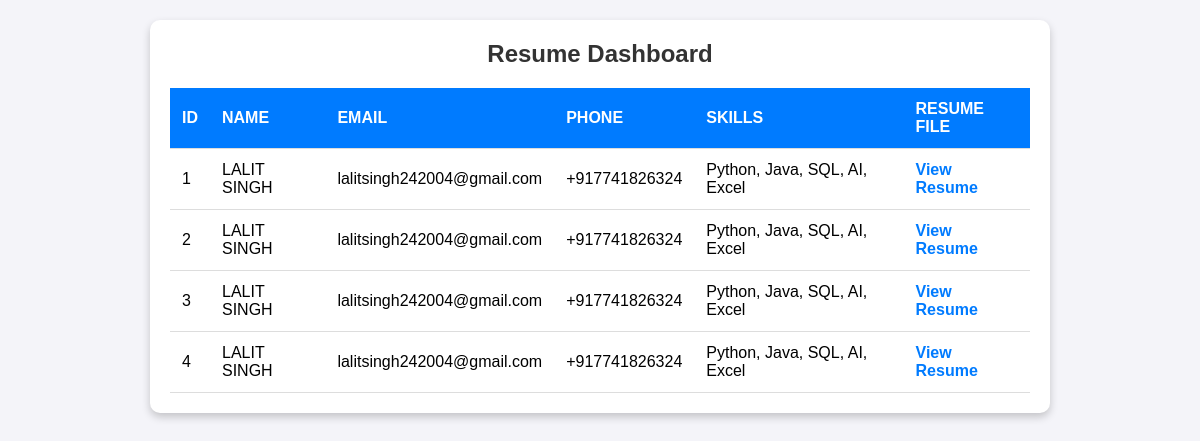
/dashboard, run on the app's committed database.
### tables this page shows
CREATE TABLE resumes (
        id INTEGER PRIMARY KEY AUTOINCREMENT,
        name TEXT,
        email TEXT,
        phone TEXT,
        skills TEXT,
        filename TEXT
    );

### app.py (the view)
@app.route('/dashboard')
def dashboard():
    conn = sqlite3.connect('resumes.db')
    cursor = conn.cursor()
    cursor.execute("SELECT * FROM resumes")
    resumes = cursor.fetchall()
    conn.close()
    return render_template('dashboard.html', resumes=resumes)

### templates/dashboard.html (shortened to what this page needs)
<!DOCTYPE html>
<html lang="en">
<head>
</head>
<body>
    <div class="container">
        <h2>Resume Dashboard</h2>
        {% if resumes %}
        <table>
            <tr>
                <th>ID</th>
                <th>Name</th>
                <th>Email</th>
                <th>Phone</th>
                <th>Skills</th>
                <th>Resume File</th>
            </tr>
            {% for resume in resumes %}
            <tr>
                <td>{{ resume[0] }}</td>
                <td>{{ resume[1] }}</td>
                <td>{{ resume[2] }}</td>
                <td>{{ resume[3] }}</td>
                <td>{{ resume[4] }}</td>
                <td><a href="/uploads/{{ resume[5] }}" target="_blank">View Resume</a></td>
            </tr>
            {% endfor %}
        </table>
        {% else %}
        <p class="no-data">No resumes found. Upload some resumes first!</p>
        {% endif %}
    </div>
</body>
</html>

### templates/dashboard.html (style rules this page uses)
* { margin: 0; padding: 0; box-sizing: border-box; font-family: Arial, sans-serif; }
body { background: #f4f4f9; padding: 20px; }
.container { max-width: 900px; margin: auto; background: white; padding: 20px; border-radius: 10px; box-shadow: 0px 4px 8px rgba(0, 0, 0, 0.2); }
h2 { text-align: center; margin-bottom: 20px; color: #333; }
table { width: 100%; border-collapse: collapse; margin-top: 10px; }
th, td { padding: 12px; text-align: left; border-bottom: 1px solid #ddd; }
th { background: #007BFF; color: white; text-transform: uppercase; }
a { text-decoration: none; color: #007BFF; font-weight: bold; }

### data on the page
resumes: id "1", name "LALIT SINGH", email "lalitsingh242004@gmail.com", phone "+917741826324", skills "Python, Java, SQL, AI, Excel"
resumes: id "2", name "LALIT SINGH", email "lalitsingh242004@gmail.com", phone "+917741826324", skills "Python, Java, SQL, AI, Excel"
resumes: id "3", name "LALIT SINGH", email "lalitsingh242004@gmail.com", phone "+917741826324", skills "Python, Java, SQL, AI, Excel"
resumes: id "4", name "LALIT SINGH", email "lalitsingh242004@gmail.com", phone "+917741826324", skills "Python, Java, SQL, AI, Excel"
